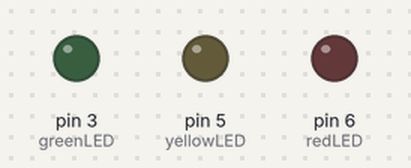
The sketch below on a simulated Arduino Uno, built with avr-gcc and run on an emulated ATmega328P. On the bench: output pins drawn as LEDs (lit = HIGH).

Above: at 0.05 s.
At 2.5 s:
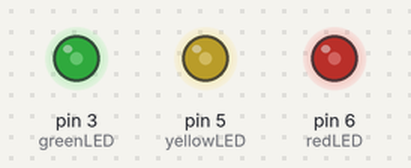
At 5.0 s:
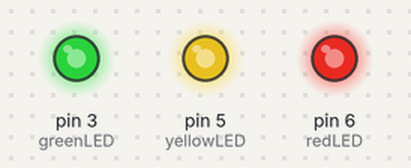
At 6.0 s:
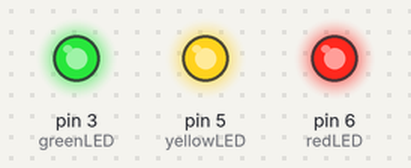
At 7.5 s:
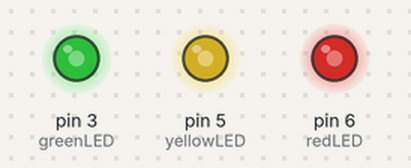
At 10.0 s:
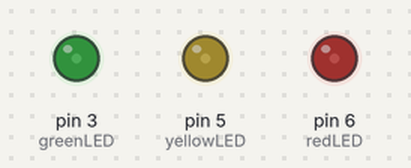
Timing chart, 0 to 13.0 s (numbered marks = the images above):
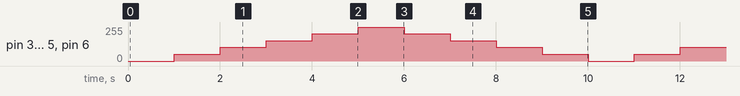

The sketch:

AnalogOutputs.ino
```cpp
// Lights up a group of LEDs all at once,
// at different intervals/steps, from dimmest to brightest
// and back to dim again

int greenLED = 3;
int yellowLED = 5;
int redLED = 6;

// define the length of time to hold a single duty cycle, in ms
int dutyCycleHoldPeriod = 1000;

// a duty cycle of 100% is 255 in Arduino Land
int maxDutyCycle = 255;
// a duty cycle of 0% is 0 in Arduino Land
int minDutyCycle = 0;
// number of jumps
int numDutyCycles = 5;
// the amount we will increment or decrement the duty cycle each time
int dutyCycleJump = maxDutyCycle / numDutyCycles;

// current dutyCycle
int dutyCycle;

boolean turnUp;

void setup() {
  // put your setup code here, to run once:
  pinMode(greenLED, OUTPUT);
  pinMode(yellowLED, OUTPUT);
  pinMode(redLED, OUTPUT);

  dutyCycle = 0;
  turnUp = true;
}

void loop() {
  analogWrite(greenLED, dutyCycle);
  analogWrite(yellowLED, dutyCycle);
  analogWrite(redLED, dutyCycle);

  if (dutyCycle >= maxDutyCycle) {
    turnUp = false;
  }
  else if (dutyCycle <= minDutyCycle) {
    turnUp = true;
  }

  if (turnUp == true) {
    dutyCycle += dutyCycleJump;
  }
  else {
    dutyCycle -= dutyCycleJump;
  }

  delay(dutyCycleHoldPeriod);
}
```

Measured:
- by itself, pin 3 (greenLED), pin 5 (yellowLED), pin 6 (redLED): repeats every 10.0 s: 102/255 1.0 s, 153/255 1.0 s, 204/255 1.0 s, 255/255 1.0 s, 204/255 1.0 s, 153/255 1.0 s, 102/255 1.0 s, 51/255 1.0 s, 0/255 1.0 s, 51/255 1.0 s
